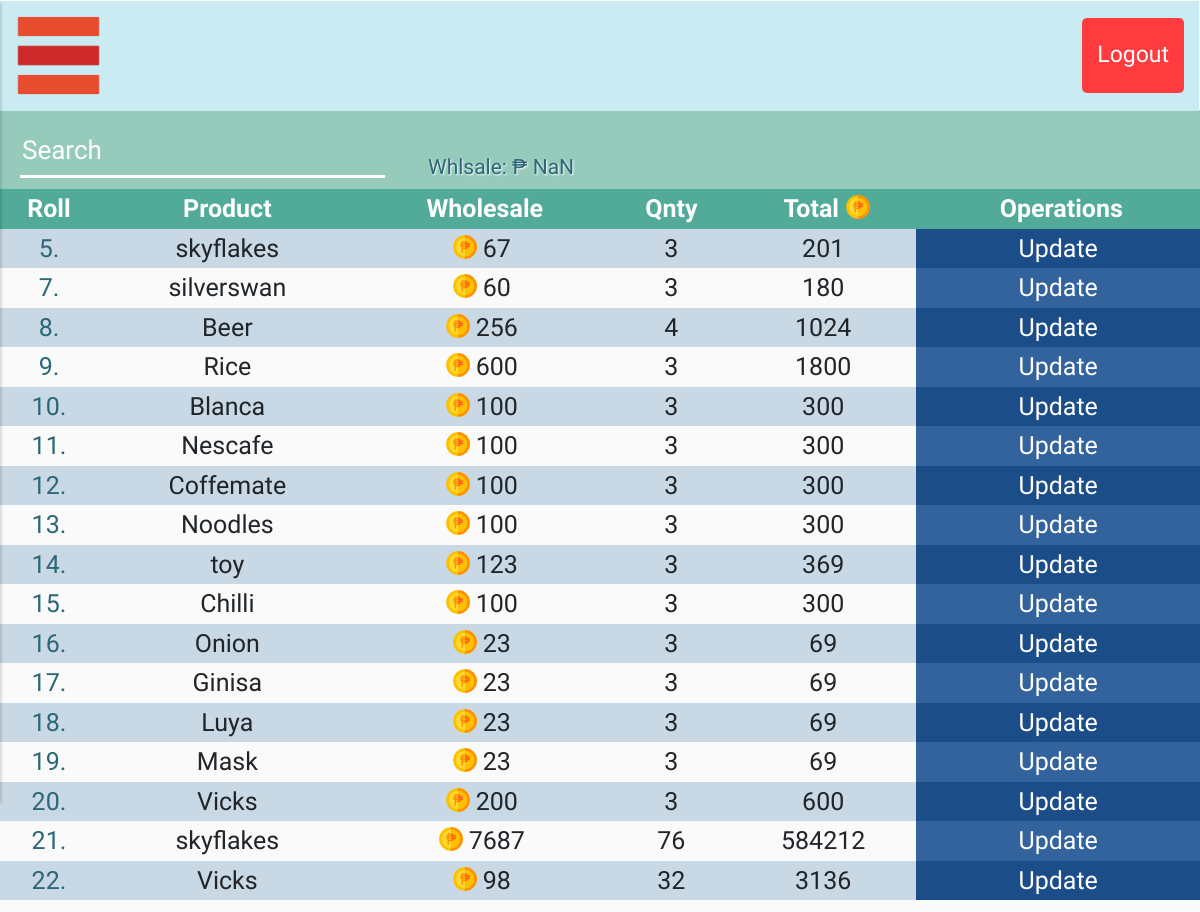
The page /mainpg.php?page=wholesale (signed in) on the database as committed earlier.
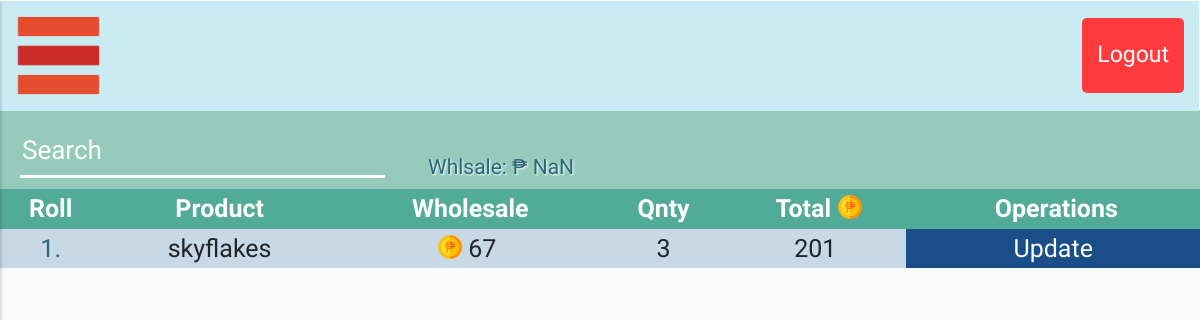
The same page on the database as committed later.
### tables this page shows
CREATE TABLE `productss` (
  `id` int(12) NOT NULL,
  `prod_name` varchar(255) NOT NULL,
  `prod_retail` varchar(255) NOT NULL,
  `prod_stock` varchar(255) NOT NULL,
  `prod_whlsale` varchar(255) NOT NULL,
  `prod_qnt` varchar(255) NOT NULL
);

### temps/content.php (called while the page is built)
<?php
    include_once "temps/header.php";
    include ($file);
?>

### pages/wholesalechrt.php (the view, shortened to what this page needs)
<div id="content">
     <section class="tit-holder">
          <div class="srch-holder" style="position: absolute; left: -39px;">
               <input type="text" name="srch" id="srch" class="srch-nav" placeholder="Search">
               <span class="tot-val" id="tot-val"></span>
          </div>
     </section>
     <table style="width: 100%;" id="prod-table" style="position: relative top: 189px;">
          <tr>
               <th>Roll</th>
               <th>Product</th>
               <th>Wholesale</th>
               <th>Qnty</th>
               <th>Total<img class="coin" src="img/icons/philippine-peso.png" style="right: -7px;"></th>
               <th colspan="2">&nbsp;Operations</th>
          </tr>
     <?php
          $sql = "SELECT * FROM `productss`";
          $result = mysqli_query($conn, $sql);
          while ($row = mysqli_fetch_assoc($result)) {
               $id = $row['id'];
               ?>
               <tr>
                    <td class="pname-s"><?php echo $row['id']."."?></td>
                    <td><?php echo $row['prod_name']?></td>
                    <td><?php echo '<img class="coin" src="img/icons/philippine-peso.png">'.$row['prod_whlsale']?></td>
                    <td><?php echo $row['prod_qnt']?></td>
                    <td id="total"><?php echo $row['prod_whlsale'] * $row['prod_qnt']?></td>
                    <td class='btn-wrapper-ed'><?php echo " <a class='oprt-btn' href='pages/update.php?edit&prod_id={$id}'>Update</a>";?></td>
               </tr>
               <?php
          }
     ?>
     </table>
     </div>

Rows that differ between the two databases and show on the page:
removed productss: id "5", prod_name "skyflakes", prod_whlsale "67", prod_qnt "3", $row['prod_whlsale'] * $row['prod_qnt'] "201"
removed productss: id "7", prod_name "silverswan", prod_whlsale "60", prod_qnt "3", $row['prod_whlsale'] * $row['prod_qnt'] "180"
removed productss: id "8", prod_name "Beer", prod_whlsale "256", prod_qnt "4", $row['prod_whlsale'] * $row['prod_qnt'] "1024"
removed productss: id "9", prod_name "Rice", prod_whlsale "600", prod_qnt "3", $row['prod_whlsale'] * $row['prod_qnt'] "1800"
removed productss: id "10", prod_name "Blanca", prod_whlsale "100", prod_qnt "3", $row['prod_whlsale'] * $row['prod_qnt'] "300"
removed productss: id "11", prod_name "Nescafe", prod_whlsale "100", prod_qnt "3", $row['prod_whlsale'] * $row['prod_qnt'] "300"
removed productss: id "12", prod_name "Coffemate", prod_whlsale "100", prod_qnt "3", $row['prod_whlsale'] * $row['prod_qnt'] "300"
removed productss: id "13", prod_name "Noodles", prod_whlsale "100", prod_qnt "3", $row['prod_whlsale'] * $row['prod_qnt'] "300"
removed productss: id "14", prod_name "toy", prod_whlsale "123", prod_qnt "3", $row['prod_whlsale'] * $row['prod_qnt'] "369"
removed productss: id "15", prod_name "Chilli", prod_whlsale "100", prod_qnt "3", $row['prod_whlsale'] * $row['prod_qnt'] "300"
removed productss: id "16", prod_name "Onion", prod_whlsale "23", prod_qnt "3", $row['prod_whlsale'] * $row['prod_qnt'] "69"
removed productss: id "17", prod_name "Ginisa", prod_whlsale "23", prod_qnt "3", $row['prod_whlsale'] * $row['prod_qnt'] "69"
removed productss: id "18", prod_name "Luya", prod_whlsale "23", prod_qnt "3", $row['prod_whlsale'] * $row['prod_qnt'] "69"
removed productss: id "19", prod_name "Mask", prod_whlsale "23", prod_qnt "3", $row['prod_whlsale'] * $row['prod_qnt'] "69"
removed productss: id "20", prod_name "Vicks", prod_whlsale "200", prod_qnt "3", $row['prod_whlsale'] * $row['prod_qnt'] "600"
removed productss: id "21", prod_name "skyflakes", prod_whlsale "7687", prod_qnt "76", $row['prod_whlsale'] * $row['prod_qnt'] "584212"
removed productss: id "22", prod_name "Vicks", prod_whlsale "98", prod_qnt "32", $row['prod_whlsale'] * $row['prod_qnt'] "3136"
added productss: id "1", prod_name "skyflakes", prod_whlsale "67", prod_qnt "3", $row['prod_whlsale'] * $row['prod_qnt'] "201"
